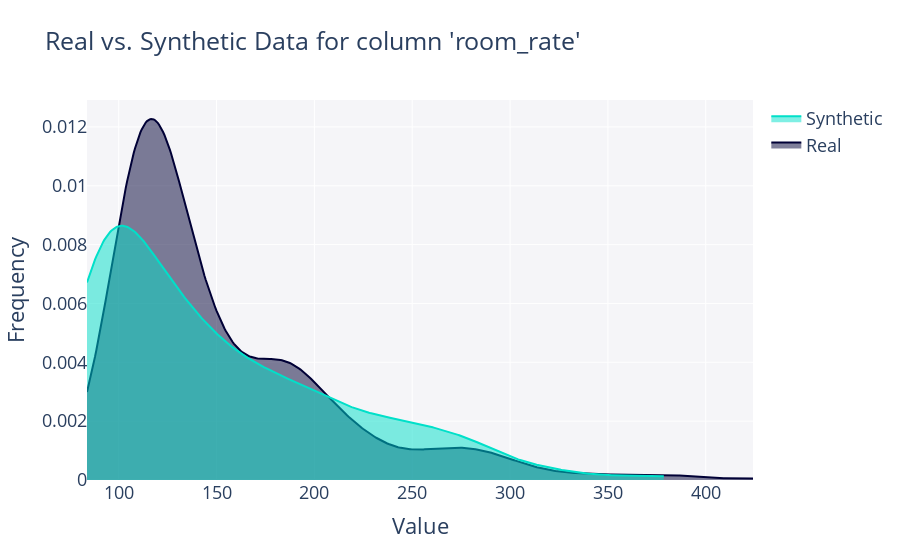

Source (notebook cell):
### Code cell
from sdv.evaluation.single_table import get_column_plot

fig = get_column_plot(
    real_data=real_data,
    synthetic_data=synthetic_data,
    column_name='room_rate',
    metadata=metadata
)

#fig.show()
fig.show(renderers='vscode')

### Figure 1 — Plotly figure (JSON) as saved in the notebook; plotly's stock layout.template omitted (floating-point values rounded to 4 significant figures; data arrays with more than 128 entries replaced by an {"elided": "..."} marker saying what was removed)
{"data": [{"fill": "tozeroy", "hovertemplate": "<b>Real</b><br>Frequency: %{y}<extra></extra>", "legendgroup": "Real", "marker": {"color": "#000036"}, "mode": "lines", "name": "Real", "showlegend": true, "type": "scatter", "x": {"elided": "500 float values"}, "xaxis": "x", "y": {"elided": "500 float values"}, "yaxis": "y"}, {"fill": "tozeroy", "hovertemplate": "<b>Synthetic</b><br>Frequency: %{y}<extra></extra>", "legendgroup": "Synthetic", "marker": {"color": "#01E0C9"}, "mode": "lines", "name": "Synthetic", "showlegend": true, "type": "scatter", "x": {"elided": "500 float values"}, "xaxis": "x", "y": {"elided": "500 float values"}, "yaxis": "y"}], "layout": {"barmode": "overlay", "font": {"size": 18}, "hovermode": "closest", "legend": {"traceorder": "reversed"}, "plot_bgcolor": "#F5F5F8", "title": {"text": "Real vs. Synthetic Data for column 'room_rate'"}, "xaxis": {"anchor": "y2", "domain": [0, 1], "title": {"text": "Value"}, "zeroline": false}, "yaxis": {"anchor": "free", "domain": [0, 1], "position": 0, "title": {"text": "Frequency"}}}}
